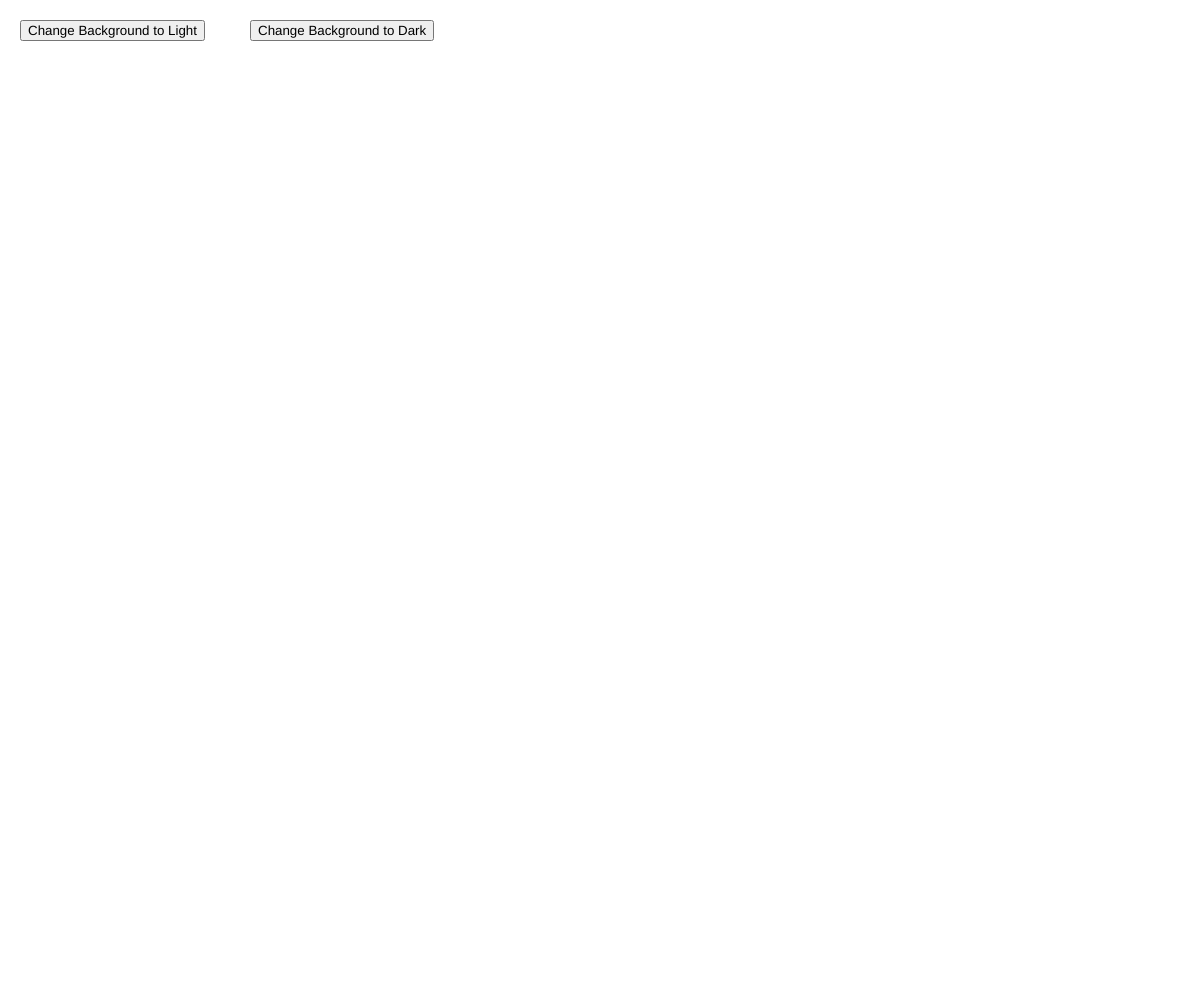
Frame 1 (no input)
Frame 60 (no input): identical to frame 1, image omitted
Frame 120 (the mouse pressed at the canvas centre since frame 60): identical to frame 1, image omitted

The p5.js sketch that drew this single still picture (run headless with seeded random() and noise() and a simulated clock; from frame 60 on, the mouse is pressed at the canvas centre):

// p5.js sketch
// ── sketch.js
let col, col1, col2;
let button1, button2;

function setup() {

  button1 = createButton('Change Background to Light');
  button1.position(20, 20);
  button1.mousePressed(changeBGLight);

  button2 = createButton('Change Background to Dark');
  button2.position(250, 20);
  button2.mousePressed(changeBGDark);

  function changeBGLight() {
    background(225);
  }

  function changeBGDark() {
    background(0);
  }
  createCanvas(windowWidth, windowHeight);
  
}

function draw() {
  
}
